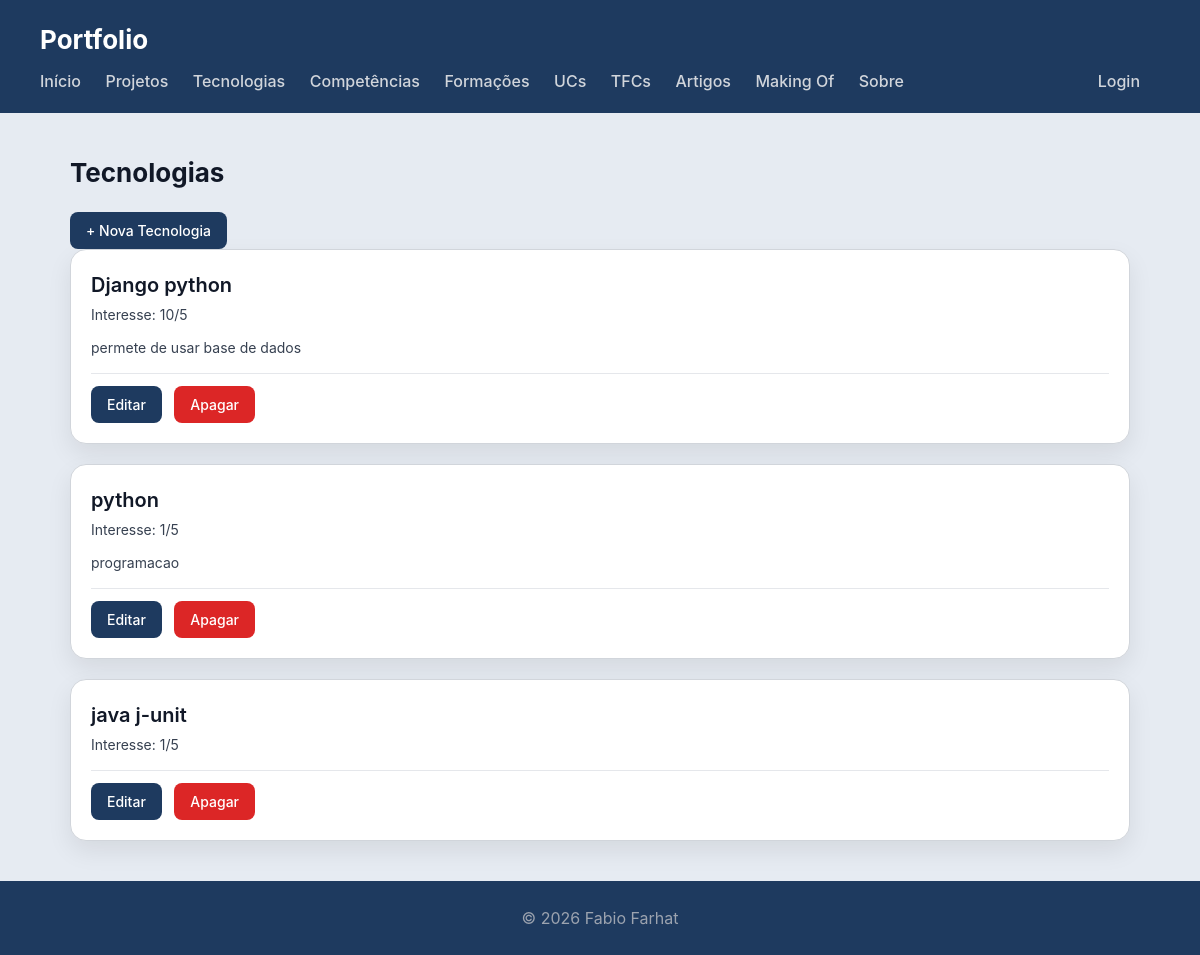
The app's page /portfolio/tecnologias/ with its own data.
### portfolio/models.py (models this page shows, shortened)
class Tecnologia(models.Model):
    nome = models.CharField(max_length=100)
    descricao = models.CharField(max_length=500, blank=True)
    logo = models.ImageField(upload_to='tecnologias/', blank=True, null=True)
    site = models.URLField(blank=True)
    interesse = models.IntegerField(default=1, help_text="Nível de interesse de 1 a 5")
    class Meta:
        verbose_name_plural = "Tecnologias"

### portfolio/views.py (the view)
# urls.py: path('tecnologias/', views.tecnologias_view, name="tecnologias"),
def tecnologias_view(request):
    tecnologias = Tecnologia.objects.all().order_by('-interesse')
    return render(request, 'portfolio/tecnologias.html', {
        'tecnologias': tecnologias,
        'is_gestor': request.user.is_authenticated and is_gestor(request.user),
    })

### portfolio/templates/portfolio/tecnologias.html (shortened to what this page needs)
{% extends "portfolio/base.html" %}
{% block content %}
<h2>Tecnologias</h2>
<p><a href="{% url 'portfolio:tecnologia_criar' %}" class="btn">+ Nova Tecnologia</a></p>
<section>
    {% for tec in tecnologias %}
    <article>
        <header>
            <h3>{{ tec.nome }}</h3>
            <p>Interesse: {{ tec.interesse }}/5</p>
        </header>
        <section>
            <p>{{ tec.descricao }}</p>
        </section>
        <section class="acoes">
            <a href="{% url 'portfolio:tecnologia_editar' tec.id %}" class="btn">Editar</a>
            <a href="{% url 'portfolio:tecnologia_apagar' tec.id %}" class="btn btn-danger">Apagar</a>
        </section>
    </article>
    {% empty %}
        <p>Sem tecnologias registadas.</p>
    {% endfor %}
</section>
{% endblock %}

### portfolio/static/portfolio/styles.css (style rules this page uses)
* { box-sizing: border-box; margin: 0; padding: 0; }
body { font-family: "Inter", "Segoe UI", system-ui, -apple-system, sans-serif; background: #e6ebf2; color: #111827; line-height: 1.5; }
h2 { margin-bottom: 20px; font-size: 26px; }
section > article { background: white; padding: 20px; border-radius: 16px; border: 1px solid #d1d5db; box-shadow: 0 10px 25px rgba(0,0,0,0.08); transition: all 0.25s ease; margin-bottom: 20px; }
article > header { margin-bottom: 12px; }
article > header > h3 { font-size: 20px; font-weight: 600; margin-bottom: 4px; }
article > header > p { font-size: 14px; color: #374151; }
article > section { margin-top: 10px; }
article > section > p { font-size: 14px; color: #374151; margin-top: 6px; }
article a { color: #1e3a5f; font-weight: 500; }
.btn { display: inline-block; padding: 8px 16px; background: #1e3a5f; color: white !important; border-radius: 8px; text-decoration: none; font-size: 14px; font-weight: 500; margin-right: 8px; transition: background 0.2s; }
.btn-danger { background: #dc2626; }
.acoes { margin-top: 15px; padding-top: 12px; border-top: 1px solid #e5e7eb; }

### records on screen
Tecnologia: nome "Django python", interesse "10", descricao "permete de usar base de dados"
Tecnologia: nome "python", interesse "1", descricao "programacao"
Tecnologia: nome "java j-unit", interesse "1"
